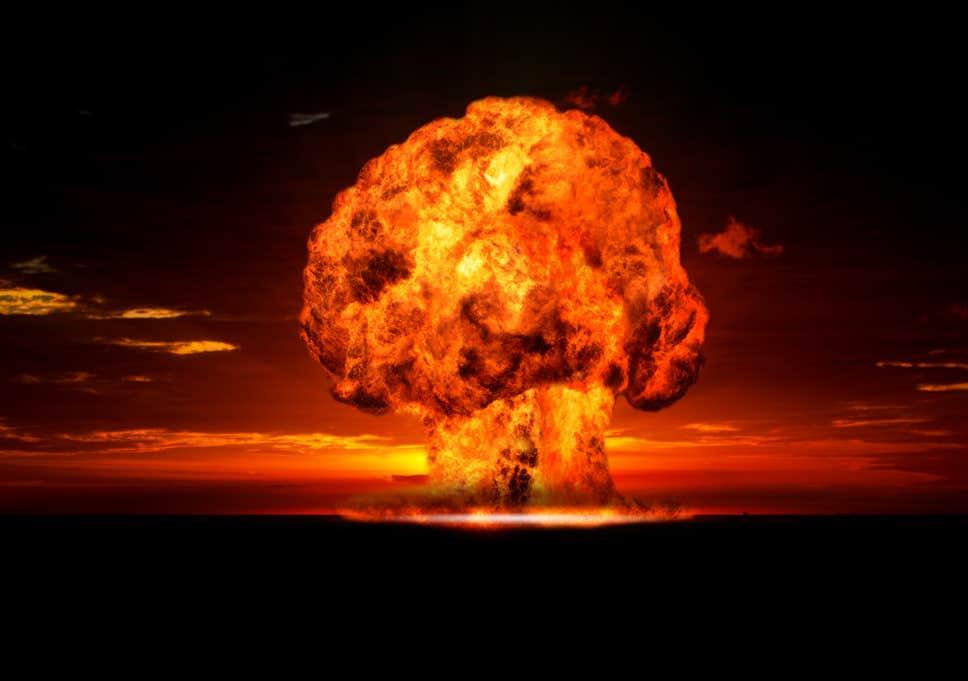
#> input picture expo.jpg, 968 x 681 px
$ python opencv10-2.py
#> lines starting #> are read from the running program, lines starting #| are printed output that depends on the picture
import cv2
img1=cv2.imread('expo.jpg')
#> img1 is the input picture: shape (681, 968, 3); mean B, G, R 3.1, 21.9, 70
img2=cv2.imread('messi.jpg')
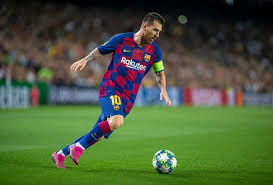
#> input picture messi.jpg, 273 x 185 px
#> img2 is the input picture: shape (185, 273, 3); mean B, G, R 59.2, 91.8, 75.8
img1=cv2.resize(img1,(512,512))
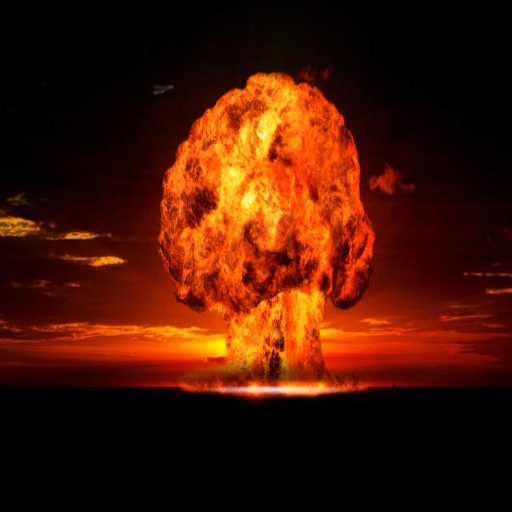
#> img1: shape (512, 512, 3); mean B, G, R 3, 21.9, 69.9
img2=cv2.resize(img2,(512,512))
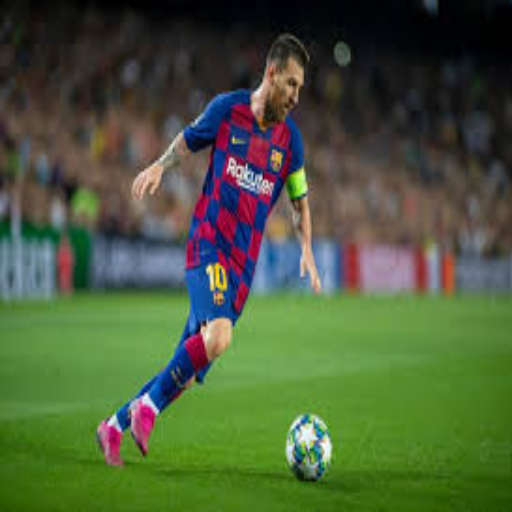
#> img2: shape (512, 512, 3); mean B, G, R 59, 91.7, 75.7
#size should be same oherwise it will show error
#img=cv2.add(img1,img2)
#img=cv2.addWeighted(img1,0.9,img2,0.1,100)
#(image1,priority,image2,priority,scalar)
#img=saturate(image1*ALPHA+image2*BETA+SCALAR)
#scalar gives hazy look
img=cv2.absdiff(img1,img2)
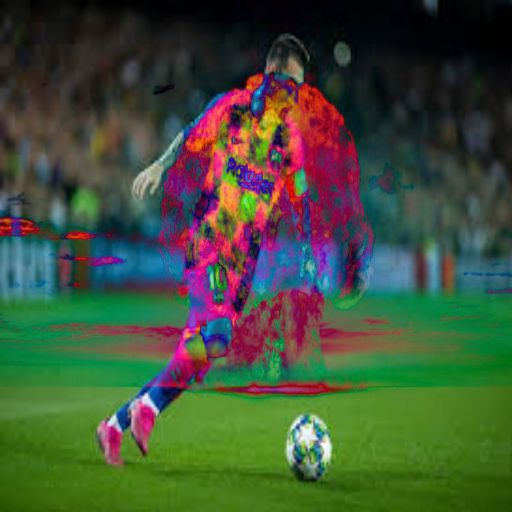
#> img: shape (512, 512, 3); mean B, G, R 56.5, 80.5, 65.5
cv2.imshow('image',img)
cv2.waitKey(0)
cv2.destroyAllWindows()
